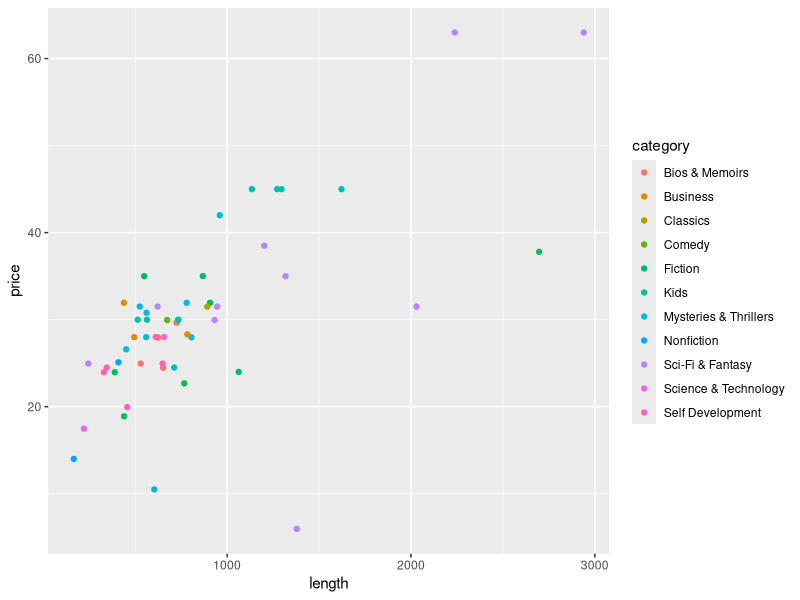
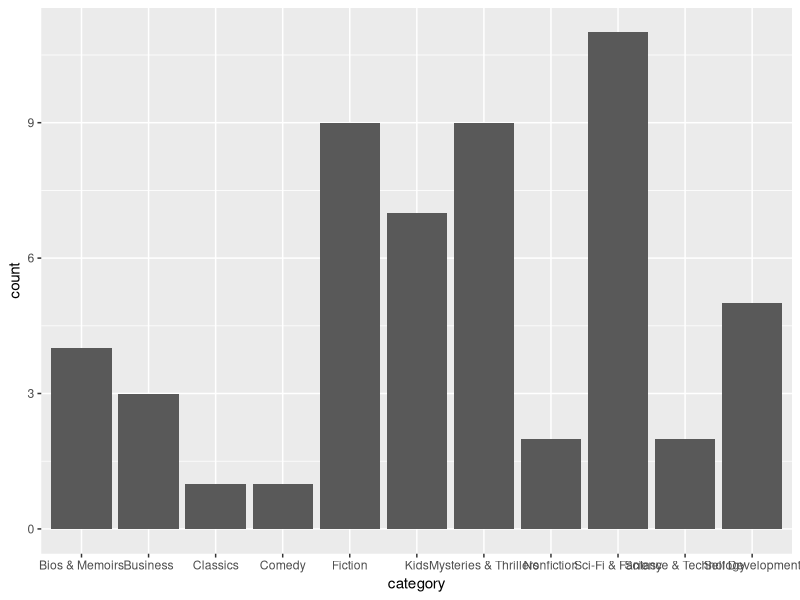

These charts were generated, in order, by the following R code:
setwd("C:/Projects/NYCDS/Projects/020 WebScraping/audible_scraper")
library(dplyr)
library(ggplot2)

df = read.csv("bestsellers_2017-07-31.csv")

df1 = df %>% filter(!is.na(price) & price>0)

ggplot(df1, aes(x=length, y=price, color=category)) + 
  geom_point(aes(), na.rm=T)
  #geom_text(aes(label=title),hjust=0, vjust=0)

df1 %>% ggplot(aes(x=category)) + geom_bar()

nrow(df1)


